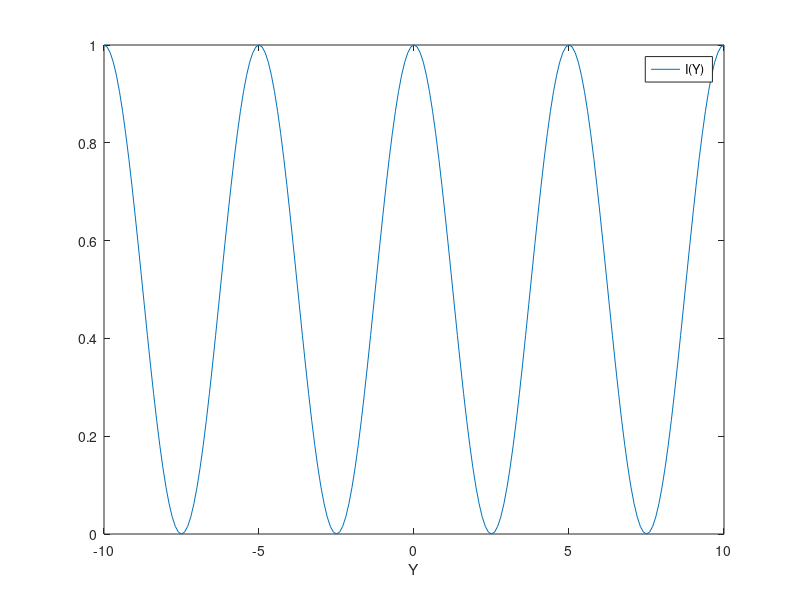

This figure's MATLAB source:
% I5YOUNGS
% Young's Experiment

function I5YOUNGS;

Con = 1;
Lamda = 0.0005;
a = 0.4;
X = 4000;
Y = (-10:0.1:10); % All length in mm
I = Con*(cos(pi*((Y*a)/(Lamda*X))).^2);

figure(1);
plot(Y,I);
axis([-10 10 0 1]);
xlabel('Y');
legend('I(Y)');
